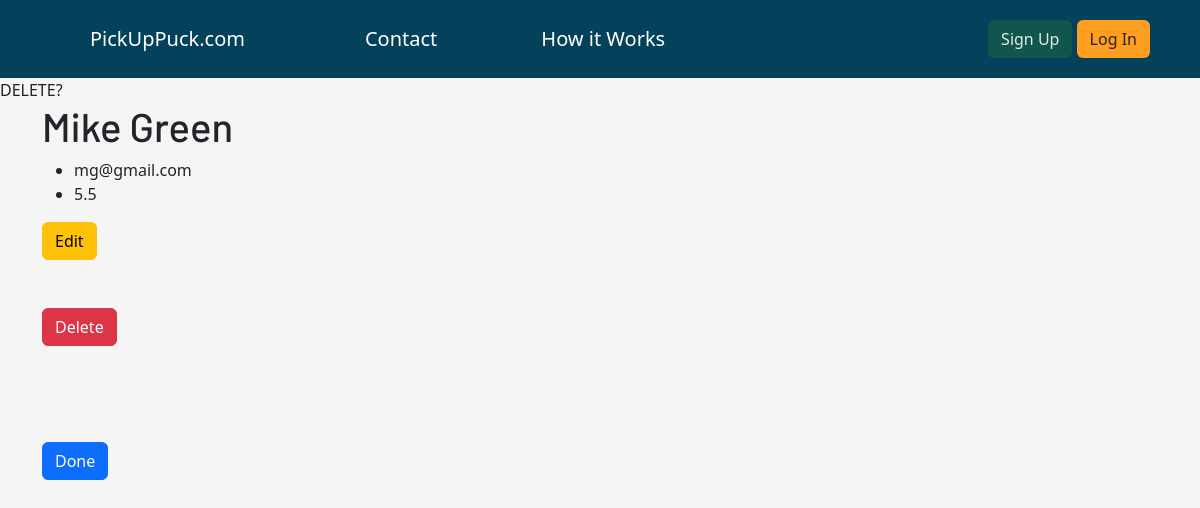
Before: /organize/my-players/88 with the older database file.
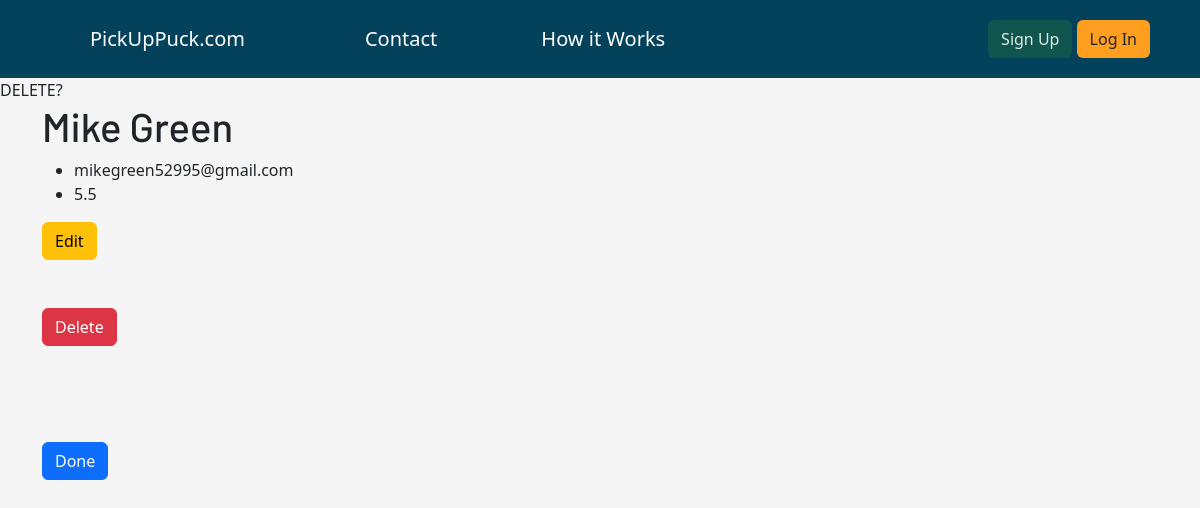
After: the same page with the newer database file.
### OrgDash/models.py (models this page shows, shortened)
class Player(models.Model):
    first_name = models.CharField(max_length=150, default= None)
    last_name = models.CharField(max_length=150, default= None)
    email = models.EmailField(max_length=150, default= None)
    skill = models.DecimalField(max_digits=4, decimal_places=1)
    created_by = models.ForeignKey(User, on_delete= models.CASCADE, default= 1)
    goalie = models.BooleanField(default= False, null= True)
    class Meta():
        unique_together= ("created_by", "email")

### OrgDash/views.py (the view)
# urls.py: path('my-players/<int:pk>', views.PlayerDetail.as_view(), name = 'player_detail'),
class PlayerDetail(DetailView):
    model = Player
    context_object_name = 'player'
    template_name = 'OrgDash/Players/player_detail.html'

### OrgDash/templates/OrgDash/Players/player_detail.html
{% extends 'base.html' %}
{% block body_block %}
DELETE?
<div class="container">
<h1>{{player.first_name}} {{player.last_name}}</h1>
<ul>
    <li>{{player.email}}</li>
    <li>{{player.skill}}</li>
</ul>
<form action="{% url 'OrgDash:update_player' object.pk %}">
    <button class="btn btn-warning">Edit</button>
    <br>
    <br>
    <br>
</form>
<form action="{% url 'OrgDash:delete_player' object.pk %}">
    <button class="btn btn-danger">Delete </button>
    <br>
    <br>
    <br>
</form>
<br>
<br>
<form action="{% url 'OrgDash:player_dash' %}">
    <button class="btn btn-primary">Done </button>
</form>
{% endblock %}

Changed rows visible on the page:
changed Player "Mike": email "mg@gmail.com" → "mikegreen52995@gmail.com"
